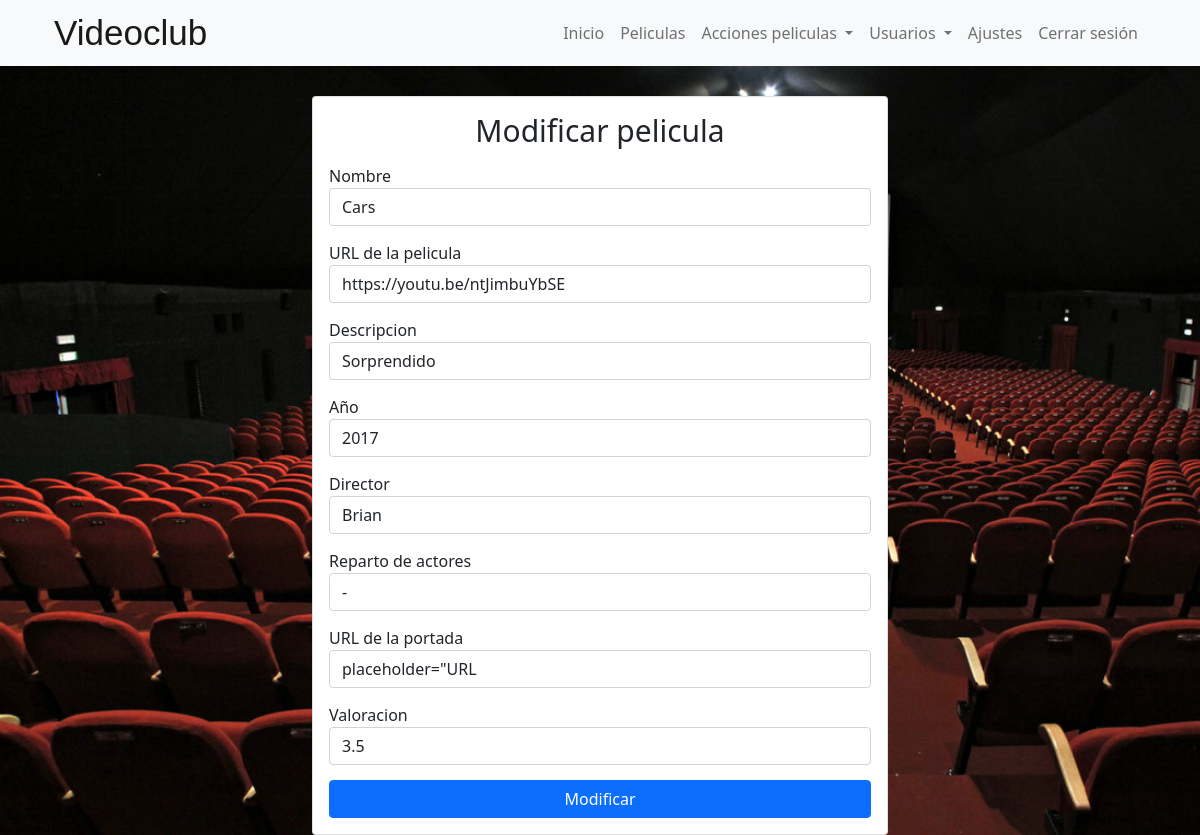
Before: /myapp/mod_film/Cars 3 with the older database file.
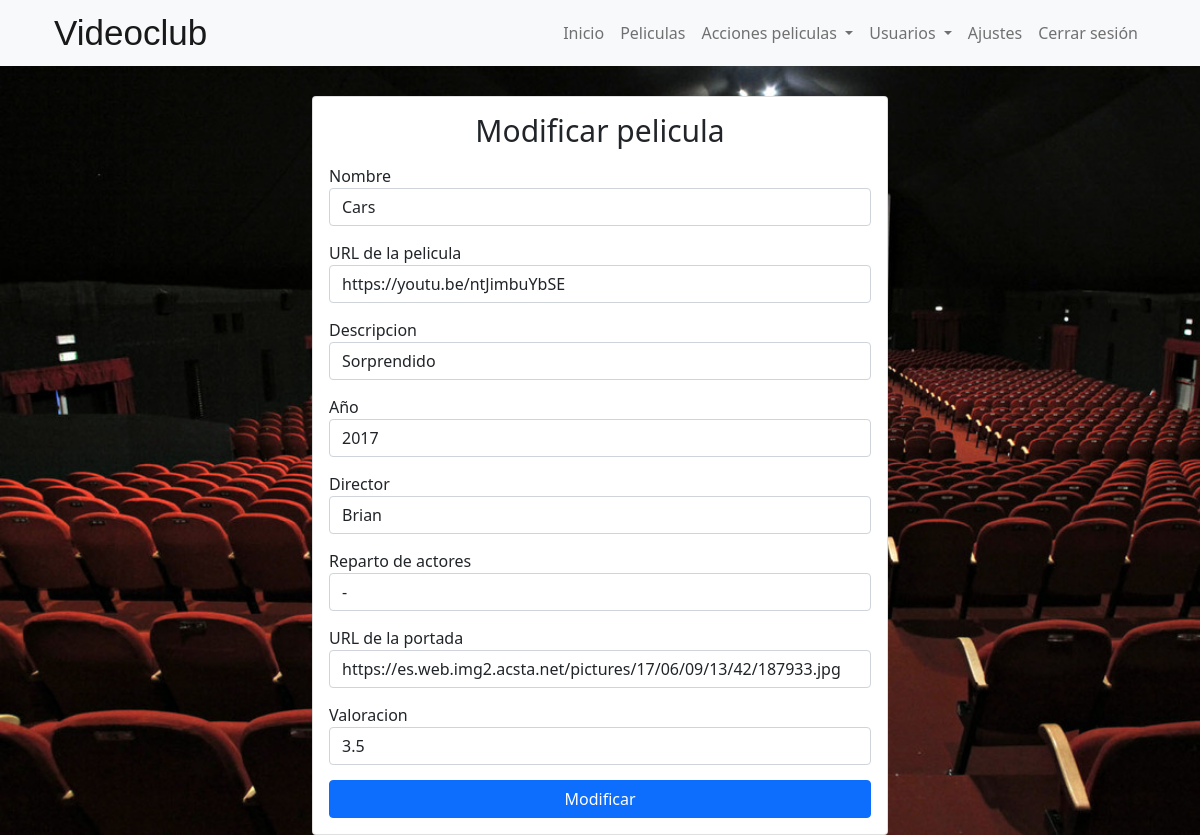
After: the same page with the newer database file.
### myapp/models.py (models this page shows)
class Films(models.Model):
    name_film = models.CharField(max_length=100)
    url_film = models.URLField()
    description = models.CharField(max_length=500)
    year = models.IntegerField()
    director = models.CharField(max_length=100)
    actors = models.CharField(max_length=100)
    url_cover = models.URLField()
    num_stars = models.FloatField()

### myapp/views.py (the view, shortened to what this page needs)
# urls.py: path('mod_film/<str:name_film>', views.mod_film, name="mod_film")
def mod_film(request, name_film):
    film = Films.objects.filter(name_film=name_film)
    if request.method == "GET":
        return render (request, "myapp/modify_film.html", {'films':film})

### myapp/templates/myapp/modify_film.html (shortened to what the changed rows need)
{% load static %}
<!DOCTYPE html>
<html lang="en">
<head>
    <link href="https://cdn.jsdelivr.net/npm/bootstrap@5.0.0-beta3/dist/css/bootstrap.min.css" rel="stylesheet">
    <link rel="stylesheet" type="text/css" href="{% static 'myapp/style.css' %}">
</head>
<body>
    <section id="formulario_peliculas" class ="container">
        {% for film in films %}
        <div class="card">
            <div class="card-body">
                <h5 class="card-title">Modificar pelicula</h5>
                <form action = {% url 'mod_film' film.name_film %} method="post">
                    <div class="form-group">
                      <label for="input">Nombre</label>
                      <input type="text" class="form-control" id="name_film" name="name_film" value={{ film.name_film }} placeholder="Nombre de la pelicula">
                    </div>
                    <div class="form-group">
                        <label for="input">URL de la pelicula</label>
                        <input type="url" class="form-control" id="url_film" name="url_film" value={{ film.url_film }} placeholder="URL de la pelicula">
                    </div>
                    <div class="form-group">
                        <label for="input">Descripcion</label>
                        <input type="text" class="form-control" id="description" name="description" value={{ film.description }} placeholder="Descripcion de la pelicula">
                    </div>
                    <div class="form-group">
                        <label for="input">Año</label>
                        <input type="number" class="form-control" id="year" name="year"value={{ film.year }}  placeholder="Año de la pelicula">
                    </div>
                    <div class="form-group">
                        <label for="input">Director</label>
                        <input type="text" class="form-control" id="director" name="director" value={{ film.director }} placeholder="Director de la pelicula">
                    </div>
                    <div class="form-group">
                        <label for="input">Reparto de actores</label>
                        <input type="text" class="form-control" id="actors" name="actors" value={{ film.actors }} placeholder="Reparto de actores">
                    </div>
                    <div class="form-group">
                        <label for="input">URL de la portada</label>
                        <input type="url" class="form-control" id="url_cover" name="url_cover" value={{ film.url_cover }} placeholder="URL de la portada">
                    </div>
                    <div class="form-group">
                        <label for="input">Valoracion</label>
                        <input type="number" class="form-control" id="num_stars" name="num_stars" value={{ film.num_stars }} placeholder="Valoracion de la pelicula" min="1" max="5">
                    </div>
                    <div class="form-group">
                        <a href="">
                            <button id="boton-inicio" type="submit" class="btn btn-primary">Modificar</button>
                        </a>
                    </div>
                  </form>
            </div>
        </div>
        {% endfor %}
    </section>
</body>
</html>

Changed rows visible on the page:
changed Films "https://youtu.be/ntJimbuYbSE": url_cover "placeholder=\"URL" → "https://es.web.img2.acsta.net/pictures/17/06/09/13/42/187933.jpg"
